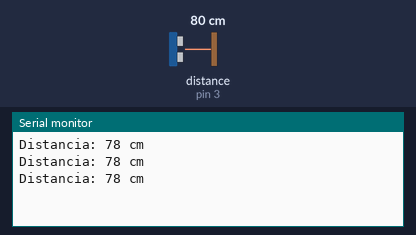
The sketch below on a simulated Arduino Uno, built with avr-gcc and run on an emulated ATmega328P. Shown: the last lines printed to the serial monitor. Wiring (inferred from the names in the program): ultrasonic range finder: trigger pin 2; echo pin 3. Inputs (shaded band) come from the test bench; at power-on: distance to the obstacle (sensor on pin 3) 80 cm. The echo pulse lasts 58.3 µs per cm.

Above: at 1.3 s.
1.4 s: distance to the obstacle (sensor on pin 3) set to 2 cm
At 1.9 s:
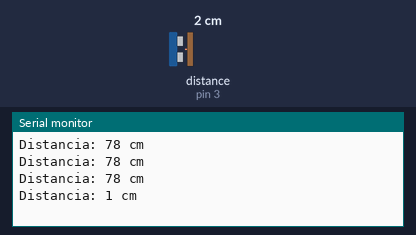
2.9 s: distance to the obstacle (sensor on pin 3) set to 4 cm
At 3.4 s:
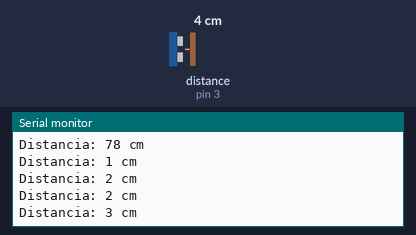
Timing chart, 0 to 5.9 s (numbered marks = the images above; inputs shaded):
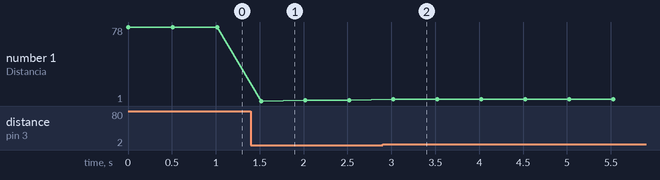

The sketch:

Sensor.ino.ino
```cpp
const int trigPin = 2; // Pin del Trigger del sensor
const int echoPin = 3; // Pin del Echo del sensor

void setup() {
    Serial.begin(9600); // Inicializamos la comunicación serial
    pinMode(trigPin, OUTPUT); // Configuramos el pin Trigger como salida
    pinMode(echoPin, INPUT); // Configuramos el pin Echo como entrada
}

void loop() {
    long duration, distancia;

    // Enviamos un pulso de 10 microsegundos al Trigger
    digitalWrite(trigPin, LOW);
    delayMicroseconds(2);
    digitalWrite(trigPin, HIGH);
    delayMicroseconds(10);
    digitalWrite(trigPin, LOW);

    // Leemos el tiempo que tarda el eco en regresar
    duration = pulseIn(echoPin, HIGH);

    // Calculamos la distancia (en cm)
    distancia = duration * 0.034 / 2;

    Serial.print("Distancia: ");
    Serial.print(distancia);
    Serial.println(" cm");

    delay(500); // Esperamos medio segundo antes de volver a medir
}
```

Measured:
- after the input at 1.4 s, the serial monitor: prints a new line after 0.12 s (image 1)
- after the input at 2.9 s, the serial monitor: prints a new line after 0.12 s (image 2)
- plotted number 1: 78 → 2 after the input at 1.4 s, 2 → 3 after the input at 2.9 s
